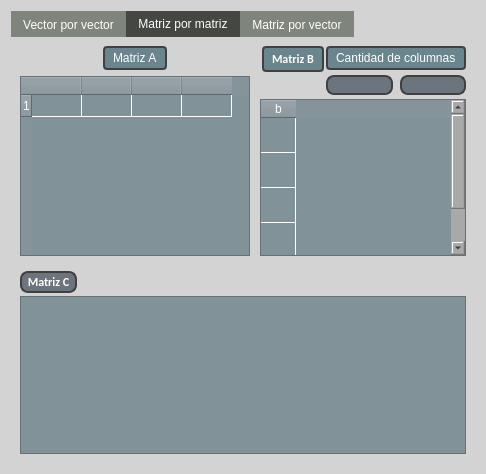
<?xml version="1.0" encoding="UTF-8"?>
<ui version="4.0">
 <class>main_widget</class>
 <widget class="QWidget" name="main_widget">
  <property name="geometry">
   <rect>
    <x>0</x>
    <y>0</y>
    <width>472</width>
    <height>474</height>
   </rect>
  </property>
  <property name="windowTitle">
   <string>Vectores</string>
  </property>
  <property name="windowIcon">
   <iconset resource="qrc_files/resources.qrc">
    <normaloff>:/icon/Images/math.ico</normaloff>:/icon/Images/math.ico</iconset>
  </property>
  <property name="styleSheet">
   <string notr="true">#main_widget{
background-color: #d3d3d3;
font: 700 9pt &quot;Calibri&quot;;
}
QTabWidget:pane{
background-color: #d3d3d3
}
#vector_x_vector_widget,#matrix_x_matrix_widget,#matrix_x_vector_widget{
background-color: #d3d3d3;
}
QTabBar::tab{
background-color: #80857C;
color: white;
}

QTabBar::tab:hover{
background-color: #B0B3AD
}

QTabBar::tab:selected{
background-color:#454742
}

QSpinBox{
color: white;
background-color: #6c757d;
}
QSpinBox:up-button{
image:url(:/icon/Images/arrow_upwards.png);
border-left:0.5px solid #fff;
subcontrol-position:right;
width: 20px;
height: 20px;
}
QSpinBox:down-button{
image:url(:/icon/Images/arrow_downwards.png);
border-right:0.5px solid #fff;
subcontrol-position:left;
width:20px;
height:20px
}
QSpinBox:up-button:hover{
background-color: #5c636f;
}
QSpinBox:down-button:hover{
background-color: #5c636f;
}
QPushButton{
border: 2px solid #404040;
border-radius: 8px;
padding: 1px 5px;
color: #fff;
background-color: #6c757d;
font: 700 9pt &quot;Calibri&quot;;
}

QPushButton:hover{
background-color: #5c636a;
}
QPushButton:pressed {
    border: 4px solid #c0c4c8 
}
QLabel {
    color: #fff;
 background-color: #6a858d; 
    border:2px solid #404040;        
    border-radius: 4px;           
    padding: 2.5px 5px;            
font: 700 9pt &quot;Calibri&quot;;
}

QTableWidget{
background-color: #819299; 
gridline-color: #fff;  
}

QHeaderView{
background-color: #85939a;
color:white;
font: 700 9pt &quot;Calibri&quot;;
}

QHeaderView::section {
background-color: #85939a;
}
QTableCornerButton::section {
background-color: #85939a;
}
QTableWidget::item{
color:#fff
}
QTableWidget::item::hover{
background-color: #B6BEC2
}
QScrollBar {
	background: #a9a9a9;
}</string>
  </property>
  <layout class="QVBoxLayout" name="verticalLayout">
   <item>
    <widget class="QTabWidget" name="tab_widget">
     <property name="currentIndex">
      <number>1</number>
     </property>
     <widget class="QWidget" name="vector_x_vector_widget">
      <attribute name="title">
       <string>Vector por vector</string>
      </attribute>
      <layout class="QVBoxLayout" name="verticalLayout_2" stretch="5,1">
       <property name="leftMargin">
        <number>0</number>
       </property>
       <property name="topMargin">
        <number>0</number>
       </property>
       <property name="rightMargin">
        <number>0</number>
       </property>
       <property name="bottomMargin">
        <number>0</number>
       </property>
       <item>
        <widget class="QWidget" name="vxv_options_widget" native="true">
         <layout class="QHBoxLayout" name="horizontalLayout">
          <property name="leftMargin">
           <number>0</number>
          </property>
          <item>
           <widget class="QWidget" name="vxv_matrix_vector_widget" native="true">
            <layout class="QVBoxLayout" name="verticalLayout_3" stretch="10,100">
             <item>
              <widget class="QWidget" name="vxv_spinbox_widget" native="true">
               <layout class="QVBoxLayout" name="verticalLayout_4">
                <property name="spacing">
                 <number>6</number>
                </property>
                <property name="leftMargin">
                 <number>9</number>
                </property>
                <property name="topMargin">
                 <number>9</number>
                </property>
                <property name="rightMargin">
                 <number>9</number>
                </property>
                <property name="bottomMargin">
                 <number>9</number>
                </property>
                <item alignment="Qt::AlignmentFlag::AlignHCenter">
                 <widget class="QLabel" name="vxv_row_label">
                  <property name="text">
                   <string>Fila de la columna</string>
                  </property>
                 </widget>
                </item>
                <item>
                 <widget class="QSpinBox" name="vxv_row_spinbox">
                  <property name="alignment">
                   <set>Qt::AlignmentFlag::AlignCenter</set>
                  </property>
                 </widget>
                </item>
               </layout>
              </widget>
             </item>
             <item>
              <widget class="QWidget" name="vxv_row_vector_widget" native="true">
               <property name="styleSheet">
                <string notr="true">QTabBar:tab{
max-width:10px;
}</string>
               </property>
               <layout class="QVBoxLayout" name="verticalLayout_5">
                <property name="leftMargin">
                 <number>0</number>
                </property>
                <property name="topMargin">
                 <number>0</number>
                </property>
                <property name="rightMargin">
                 <number>0</number>
                </property>
                <property name="bottomMargin">
                 <number>0</number>
                </property>
                <item alignment="Qt::AlignmentFlag::AlignTop">
                 <widget class="QTableWidget" name="vxv_row_vector">
                  <property name="minimumSize">
                   <size>
                    <width>230</width>
                    <height>0</height>
                   </size>
                  </property>
                  <property name="maximumSize">
                   <size>
                    <width>16777215</width>
                    <height>16777215</height>
                   </size>
                  </property>
                  <property name="styleSheet">
                   <string notr="true"/>
                  </property>
                  <property name="gridStyle">
                   <enum>Qt::PenStyle::SolidLine</enum>
                  </property>
                  <attribute name="horizontalHeaderVisible">
                   <bool>true</bool>
                  </attribute>
                  <attribute name="horizontalHeaderMinimumSectionSize">
                   <number>10</number>
                  </attribute>
                  <attribute name="horizontalHeaderDefaultSectionSize">
                   <number>50</number>
                  </attribute>
                  <attribute name="horizontalHeaderHighlightSections">
                   <bool>false</bool>
                  </attribute>
                  <attribute name="verticalHeaderVisible">
                   <bool>true</bool>
                  </attribute>
                  <attribute name="verticalHeaderDefaultSectionSize">
                   <number>22</number>
                  </attribute>
                  <attribute name="verticalHeaderShowSortIndicator" stdset="0">
                   <bool>false</bool>
                  </attribute>
                  <row/>
                  <column>
                   <property name="text">
                    <string/>
                   </property>
                  </column>
                  <column>
                   <property name="text">
                    <string/>
                   </property>
                  </column>
                  <column>
                   <property name="text">
                    <string/>
                   </property>
                  </column>
                  <column>
                   <property name="text">
                    <string/>
                   </property>
                  </column>
                  <item row="0" column="0">
                   <property name="text">
                    <string/>
                   </property>
                  </item>
                 </widget>
                </item>
               </layout>
              </widget>
             </item>
            </layout>
           </widget>
          </item>
          <item>
           <widget class="QWidget" name="vxv_column_vector_widget" native="true">
            <layout class="QVBoxLayout" name="verticalLayout_6">
             <property name="leftMargin">
              <number>0</number>
             </property>
             <property name="topMargin">
              <number>0</number>
             </property>
             <property name="rightMargin">
              <number>0</number>
             </property>
             <property name="bottomMargin">
              <number>0</number>
             </property>
             <item alignment="Qt::AlignmentFlag::AlignLeft">
              <widget class="QLabel" name="vxv_column_vector_label">
               <property name="text">
                <string>Vector</string>
               </property>
              </widget>
             </item>
             <item>
              <widget class="QTableWidget" name="vxv_column_vector">
               <property name="maximumSize">
                <size>
                 <width>50</width>
                 <height>16777215</height>
                </size>
               </property>
               <attribute name="horizontalHeaderVisible">
                <bool>true</bool>
               </attribute>
               <attribute name="horizontalHeaderMinimumSectionSize">
                <number>10</number>
               </attribute>
               <attribute name="horizontalHeaderDefaultSectionSize">
                <number>35</number>
               </attribute>
               <attribute name="horizontalHeaderHighlightSections">
                <bool>true</bool>
               </attribute>
               <attribute name="verticalHeaderVisible">
                <bool>false</bool>
               </attribute>
               <attribute name="verticalHeaderCascadingSectionResizes">
                <bool>false</bool>
               </attribute>
               <attribute name="verticalHeaderMinimumSectionSize">
                <number>35</number>
               </attribute>
               <attribute name="verticalHeaderDefaultSectionSize">
                <number>35</number>
               </attribute>
               <attribute name="verticalHeaderShowSortIndicator" stdset="0">
                <bool>false</bool>
               </attribute>
               <row>
                <property name="text">
                 <string>Nueva fila</string>
                </property>
               </row>
               <row>
                <property name="text">
                 <string>Nueva fila</string>
                </property>
               </row>
               <row>
                <property name="text">
                 <string>Nueva fila</string>
                </property>
               </row>
               <row>
                <property name="text">
                 <string>Nueva fila</string>
                </property>
               </row>
               <column>
                <property name="text">
                 <string>b</string>
                </property>
               </column>
              </widget>
             </item>
            </layout>
           </widget>
          </item>
         </layout>
        </widget>
       </item>
       <item>
        <widget class="QWidget" name="vxv_solution_widget" native="true">
         <layout class="QHBoxLayout" name="horizontalLayout_2" stretch="5,100">
          <property name="topMargin">
           <number>0</number>
          </property>
          <item>
           <widget class="QWidget" name="vxv_solution_options" native="true">
            <layout class="QHBoxLayout" name="horizontalLayout_3">
             <property name="topMargin">
              <number>0</number>
             </property>
             <item alignment="Qt::AlignmentFlag::AlignLeft">
              <widget class="QPushButton" name="vxv_solve_scalar_button">
               <property name="text">
                <string>Obtener escalar</string>
               </property>
              </widget>
             </item>
             <item alignment="Qt::AlignmentFlag::AlignLeft">
              <widget class="QLabel" name="vxv_scalar_label">
               <property name="maximumSize">
                <size>
                 <width>16777215</width>
                 <height>24</height>
                </size>
               </property>
               <property name="text">
                <string>Valor</string>
               </property>
               <property name="alignment">
                <set>Qt::AlignmentFlag::AlignCenter</set>
               </property>
              </widget>
             </item>
            </layout>
           </widget>
          </item>
          <item>
           <spacer name="vxv_horizontal_spacer">
            <property name="orientation">
             <enum>Qt::Orientation::Horizontal</enum>
            </property>
            <property name="sizeHint" stdset="0">
             <size>
              <width>40</width>
              <height>20</height>
             </size>
            </property>
           </spacer>
          </item>
         </layout>
        </widget>
       </item>
      </layout>
     </widget>
     <widget class="QWidget" name="matrix_x_matrix_widget">
      <attribute name="title">
       <string>Matriz por matriz</string>
      </attribute>
      <layout class="QVBoxLayout" name="verticalLayout_18">
       <item>
        <widget class="QWidget" name="mxm_options_widget" native="true">
         <layout class="QHBoxLayout" name="horizontalLayout_7" stretch="0,0">
          <property name="spacing">
           <number>10</number>
          </property>
          <property name="leftMargin">
           <number>0</number>
          </property>
          <property name="topMargin">
           <number>0</number>
          </property>
          <property name="rightMargin">
           <number>0</number>
          </property>
          <item>
           <widget class="QWidget" name="mxm_matrix_vector_widget" native="true">
            <layout class="QVBoxLayout" name="verticalLayout_13" stretch="10,100">
             <property name="leftMargin">
              <number>0</number>
             </property>
             <property name="topMargin">
              <number>0</number>
             </property>
             <property name="rightMargin">
              <number>0</number>
             </property>
             <property name="bottomMargin">
              <number>0</number>
             </property>
             <item>
              <widget class="QWidget" name="mxm_spinbox_widget" native="true">
               <layout class="QVBoxLayout" name="verticalLayout_14">
                <property name="spacing">
                 <number>6</number>
                </property>
                <property name="leftMargin">
                 <number>0</number>
                </property>
                <property name="topMargin">
                 <number>0</number>
                </property>
                <property name="rightMargin">
                 <number>0</number>
                </property>
                <property name="bottomMargin">
                 <number>0</number>
                </property>
                <item alignment="Qt::AlignmentFlag::AlignHCenter">
                 <widget class="QLabel" name="mxm_row_label">
                  <property name="maximumSize">
                   <size>
                    <width>16777215</width>
                    <height>28</height>
                   </size>
                  </property>
                  <property name="text">
                   <string>Matriz A</string>
                  </property>
                 </widget>
                </item>
               </layout>
              </widget>
             </item>
             <item>
              <widget class="QWidget" name="mxm_a_widget" native="true">
               <property name="styleSheet">
                <string notr="true">QTabBar:tab{
max-width:10px;
}</string>
               </property>
               <layout class="QVBoxLayout" name="verticalLayout_15">
                <property name="leftMargin">
                 <number>0</number>
                </property>
                <property name="topMargin">
                 <number>0</number>
                </property>
                <property name="rightMargin">
                 <number>0</number>
                </property>
                <property name="bottomMargin">
                 <number>0</number>
                </property>
                <item>
                 <widget class="QTableWidget" name="mxm_a_table">
                  <property name="sizePolicy">
                   <sizepolicy hsizetype="Expanding" vsizetype="Expanding">
                    <horstretch>0</horstretch>
                    <verstretch>0</verstretch>
                   </sizepolicy>
                  </property>
                  <property name="minimumSize">
                   <size>
                    <width>230</width>
                    <height>0</height>
                   </size>
                  </property>
                  <property name="maximumSize">
                   <size>
                    <width>16777215</width>
                    <height>16777215</height>
                   </size>
                  </property>
                  <property name="styleSheet">
                   <string notr="true">QTableWidget:item{
max-width:10px;
}</string>
                  </property>
                  <property name="gridStyle">
                   <enum>Qt::PenStyle::SolidLine</enum>
                  </property>
                  <attribute name="horizontalHeaderVisible">
                   <bool>true</bool>
                  </attribute>
                  <attribute name="horizontalHeaderMinimumSectionSize">
                   <number>10</number>
                  </attribute>
                  <attribute name="horizontalHeaderDefaultSectionSize">
                   <number>50</number>
                  </attribute>
                  <attribute name="horizontalHeaderHighlightSections">
                   <bool>false</bool>
                  </attribute>
                  <attribute name="verticalHeaderVisible">
                   <bool>true</bool>
                  </attribute>
                  <attribute name="verticalHeaderDefaultSectionSize">
                   <number>22</number>
                  </attribute>
                  <attribute name="verticalHeaderShowSortIndicator" stdset="0">
                   <bool>false</bool>
                  </attribute>
                  <row/>
                  <column>
                   <property name="text">
                    <string/>
                   </property>
                  </column>
                  <column>
                   <property name="text">
                    <string/>
                   </property>
                  </column>
                  <column>
                   <property name="text">
                    <string/>
                   </property>
                  </column>
                  <column>
                   <property name="text">
                    <string/>
                   </property>
                  </column>
                  <item row="0" column="0">
                   <property name="text">
                    <string/>
                   </property>
                   <property name="flags">
                    <set>ItemIsDragEnabled|ItemIsDropEnabled|ItemIsUserCheckable|ItemIsEnabled</set>
                   </property>
                  </item>
                 </widget>
                </item>
               </layout>
              </widget>
             </item>
            </layout>
           </widget>
          </item>
          <item>
           <widget class="QWidget" name="mxm_column_vector_widget" native="true">
            <layout class="QVBoxLayout" name="verticalLayout_16">
             <property name="spacing">
              <number>4</number>
             </property>
             <property name="leftMargin">
              <number>0</number>
             </property>
             <property name="topMargin">
              <number>0</number>
             </property>
             <property name="rightMargin">
              <number>0</number>
             </property>
             <property name="bottomMargin">
              <number>0</number>
             </property>
             <item>
              <widget class="QWidget" name="mmv_column_vector_options_widget" native="true">
               <layout class="QHBoxLayout" name="horizontalLayout_9">
                <property name="spacing">
                 <number>0</number>
                </property>
                <property name="leftMargin">
                 <number>0</number>
                </property>
                <property name="topMargin">
                 <number>0</number>
                </property>
                <property name="rightMargin">
                 <number>0</number>
                </property>
                <property name="bottomMargin">
                 <number>0</number>
                </property>
                <item alignment="Qt::AlignmentFlag::AlignHCenter|Qt::AlignmentFlag::AlignTop">
                 <widget class="QLabel" name="mxm_column_vector_label">
                  <property name="font">
                   <font>
                    <family>Calibri</family>
                    <pointsize>9</pointsize>
                    <italic>false</italic>
                    <bold>true</bold>
                   </font>
                  </property>
                  <property name="text">
                   <string>Matriz B</string>
                  </property>
                 </widget>
                </item>
                <item alignment="Qt::AlignmentFlag::AlignLeft|Qt::AlignmentFlag::AlignVCenter">
                 <widget class="QWidget" name="mxm_column_widget" native="true">
                  <property name="sizePolicy">
                   <sizepolicy hsizetype="Expanding" vsizetype="Expanding">
                    <horstretch>0</horstretch>
                    <verstretch>0</verstretch>
                   </sizepolicy>
                  </property>
                  <layout class="QVBoxLayout" name="verticalLayout_19">
                   <property name="spacing">
                    <number>5</number>
                   </property>
                   <property name="leftMargin">
                    <number>0</number>
                   </property>
                   <property name="topMargin">
                    <number>0</number>
                   </property>
                   <property name="rightMargin">
                    <number>0</number>
                   </property>
                   <property name="bottomMargin">
                    <number>0</number>
                   </property>
                   <item alignment="Qt::AlignmentFlag::AlignTop">
                    <widget class="QLabel" name="mxm_column_label">
                     <property name="text">
                      <string>Cantidad de columnas</string>
                     </property>
                    </widget>
                   </item>
                   <item>
                    <widget class="QWidget" name="mxm_column_buttons_widget" native="true">
                     <layout class="QHBoxLayout" name="horizontalLayout_10">
                      <property name="spacing">
                       <number>7</number>
                      </property>
                      <property name="leftMargin">
                       <number>0</number>
                      </property>
                      <property name="topMargin">
                       <number>0</number>
                      </property>
                      <property name="rightMargin">
                       <number>0</number>
                      </property>
                      <property name="bottomMargin">
                       <number>0</number>
                      </property>
                      <item>
                       <widget class="QPushButton" name="mxm_add_column_button">
                        <property name="text">
                         <string/>
                        </property>
                        <property name="icon">
                         <iconset resource="qrc_files/resources.qrc">
                          <normaloff>:/icon/Images/plus.png</normaloff>:/icon/Images/plus.png</iconset>
                        </property>
                        <property name="iconSize">
                         <size>
                          <width>12</width>
                          <height>16</height>
                         </size>
                        </property>
                       </widget>
                      </item>
                      <item>
                       <widget class="QPushButton" name="mxm_substract_column_button">
                        <property name="text">
                         <string/>
                        </property>
                        <property name="icon">
                         <iconset resource="qrc_files/resources.qrc">
                          <normaloff>:/icon/Images/substract.png</normaloff>:/icon/Images/substract.png</iconset>
                        </property>
                        <property name="iconSize">
                         <size>
                          <width>12</width>
                          <height>16</height>
                         </size>
                        </property>
                       </widget>
                      </item>
                     </layout>
                    </widget>
                   </item>
                  </layout>
                 </widget>
                </item>
               </layout>
              </widget>
             </item>
             <item>
              <widget class="QTableWidget" name="mxm_b_table">
               <property name="maximumSize">
                <size>
                 <width>16777215</width>
                 <height>16777215</height>
                </size>
               </property>
               <attribute name="horizontalHeaderVisible">
                <bool>true</bool>
               </attribute>
               <attribute name="horizontalHeaderMinimumSectionSize">
                <number>10</number>
               </attribute>
               <attribute name="horizontalHeaderDefaultSectionSize">
                <number>35</number>
               </attribute>
               <attribute name="horizontalHeaderHighlightSections">
                <bool>true</bool>
               </attribute>
               <attribute name="verticalHeaderVisible">
                <bool>false</bool>
               </attribute>
               <attribute name="verticalHeaderCascadingSectionResizes">
                <bool>false</bool>
               </attribute>
               <attribute name="verticalHeaderMinimumSectionSize">
                <number>35</number>
               </attribute>
               <attribute name="verticalHeaderDefaultSectionSize">
                <number>35</number>
               </attribute>
               <attribute name="verticalHeaderShowSortIndicator" stdset="0">
                <bool>false</bool>
               </attribute>
               <row>
                <property name="text">
                 <string>Nueva fila</string>
                </property>
               </row>
               <row>
                <property name="text">
                 <string>Nueva fila</string>
                </property>
               </row>
               <row>
                <property name="text">
                 <string>Nueva fila</string>
                </property>
               </row>
               <row>
                <property name="text">
                 <string>Nueva fila</string>
                </property>
               </row>
               <column>
                <property name="text">
                 <string>b</string>
                </property>
               </column>
              </widget>
             </item>
            </layout>
           </widget>
          </item>
         </layout>
        </widget>
       </item>
       <item>
        <widget class="QWidget" name="mxm_solution_widget" native="true">
         <layout class="QVBoxLayout" name="verticalLayout_17">
          <property name="spacing">
           <number>3</number>
          </property>
          <property name="leftMargin">
           <number>0</number>
          </property>
          <property name="topMargin">
           <number>0</number>
          </property>
          <property name="rightMargin">
           <number>0</number>
          </property>
          <property name="bottomMargin">
           <number>0</number>
          </property>
          <item alignment="Qt::AlignmentFlag::AlignLeft">
           <widget class="QWidget" name="mxm_solution_button_widget" native="true">
            <layout class="QVBoxLayout" name="verticalLayout_20">
             <property name="spacing">
              <number>0</number>
             </property>
             <property name="leftMargin">
              <number>0</number>
             </property>
             <property name="topMargin">
              <number>0</number>
             </property>
             <property name="rightMargin">
              <number>0</number>
             </property>
             <property name="bottomMargin">
              <number>0</number>
             </property>
             <item>
              <widget class="QPushButton" name="mxm_solution_button">
               <property name="font">
                <font>
                 <family>Calibri</family>
                 <pointsize>9</pointsize>
                 <italic>false</italic>
                 <bold>true</bold>
                </font>
               </property>
               <property name="text">
                <string>Matriz C</string>
               </property>
              </widget>
             </item>
            </layout>
           </widget>
          </item>
          <item>
           <widget class="QTableWidget" name="mxm_c_matrix"/>
          </item>
         </layout>
        </widget>
       </item>
      </layout>
     </widget>
     <widget class="QWidget" name="matrix_x_vector_widget">
      <property name="accessibleName">
       <string>asd</string>
      </property>
      <attribute name="title">
       <string>Matriz por vector</string>
      </attribute>
      <layout class="QVBoxLayout" name="verticalLayout_7" stretch="100,5">
       <item>
        <widget class="QWidget" name="mxv_options_widget" native="true">
         <layout class="QHBoxLayout" name="horizontalLayout_6" stretch="100,50">
          <property name="spacing">
           <number>20</number>
          </property>
          <property name="leftMargin">
           <number>0</number>
          </property>
          <property name="rightMargin">
           <number>0</number>
          </property>
          <item>
           <widget class="QWidget" name="mxv_matrix_vector_widget" native="true">
            <layout class="QVBoxLayout" name="verticalLayout_8" stretch="10,100">
             <property name="leftMargin">
              <number>0</number>
             </property>
             <property name="topMargin">
              <number>0</number>
             </property>
             <property name="rightMargin">
              <number>0</number>
             </property>
             <property name="bottomMargin">
              <number>0</number>
             </property>
             <item>
              <widget class="QWidget" name="mxv_spinbox_widget" native="true">
               <layout class="QVBoxLayout" name="verticalLayout_9">
                <property name="spacing">
                 <number>6</number>
                </property>
                <property name="leftMargin">
                 <number>0</number>
                </property>
                <property name="topMargin">
                 <number>0</number>
                </property>
                <property name="rightMargin">
                 <number>0</number>
                </property>
                <property name="bottomMargin">
                 <number>0</number>
                </property>
                <item alignment="Qt::AlignmentFlag::AlignHCenter">
                 <widget class="QLabel" name="mxv_row_label">
                  <property name="text">
                   <string>Matriz</string>
                  </property>
                 </widget>
                </item>
               </layout>
              </widget>
             </item>
             <item>
              <widget class="QWidget" name="mxv_row_vector_widget" native="true">
               <property name="styleSheet">
                <string notr="true">QTabBar:tab{
max-width:10px;
}</string>
               </property>
               <layout class="QVBoxLayout" name="verticalLayout_10">
                <property name="leftMargin">
                 <number>0</number>
                </property>
                <property name="topMargin">
                 <number>0</number>
                </property>
                <property name="rightMargin">
                 <number>0</number>
                </property>
                <property name="bottomMargin">
                 <number>0</number>
                </property>
                <item>
                 <widget class="QTableWidget" name="mxv_row_vector">
                  <property name="minimumSize">
                   <size>
                    <width>230</width>
                    <height>0</height>
                   </size>
                  </property>
                  <property name="maximumSize">
                   <size>
                    <width>16777215</width>
                    <height>16777215</height>
                   </size>
                  </property>
                  <property name="styleSheet">
                   <string notr="true">QTableWidget:item{
max-width:10px;
}</string>
                  </property>
                  <property name="gridStyle">
                   <enum>Qt::PenStyle::SolidLine</enum>
                  </property>
                  <attribute name="horizontalHeaderVisible">
                   <bool>true</bool>
                  </attribute>
                  <attribute name="horizontalHeaderMinimumSectionSize">
                   <number>10</number>
                  </attribute>
                  <attribute name="horizontalHeaderDefaultSectionSize">
                   <number>50</number>
                  </attribute>
                  <attribute name="horizontalHeaderHighlightSections">
                   <bool>false</bool>
                  </attribute>
                  <attribute name="verticalHeaderVisible">
                   <bool>true</bool>
                  </attribute>
                  <attribute name="verticalHeaderDefaultSectionSize">
                   <number>22</number>
                  </attribute>
                  <attribute name="verticalHeaderShowSortIndicator" stdset="0">
                   <bool>false</bool>
                  </attribute>
                  <row/>
                  <column>
                   <property name="text">
                    <string/>
                   </property>
                  </column>
                  <column>
                   <property name="text">
                    <string/>
                   </property>
                  </column>
                  <column>
                   <property name="text">
                    <string/>
                   </property>
                  </column>
                  <column>
                   <property name="text">
                    <string/>
                   </property>
                  </column>
                  <item row="0" column="0">
                   <property name="text">
                    <string/>
                   </property>
                   <property name="flags">
                    <set>ItemIsDragEnabled|ItemIsDropEnabled|ItemIsUserCheckable|ItemIsEnabled</set>
                   </property>
                  </item>
                 </widget>
                </item>
               </layout>
              </widget>
             </item>
            </layout>
           </widget>
          </item>
          <item>
           <widget class="QWidget" name="mxv_column_vector_widget" native="true">
            <layout class="QVBoxLayout" name="verticalLayout_11">
             <property name="spacing">
              <number>4</number>
             </property>
             <property name="leftMargin">
              <number>0</number>
             </property>
             <property name="topMargin">
              <number>0</number>
             </property>
             <property name="rightMargin">
              <number>0</number>
             </property>
             <property name="bottomMargin">
              <number>0</number>
             </property>
             <item>
              <widget class="QWidget" name="mxv_column_vector_options_widget" native="true">
               <layout class="QHBoxLayout" name="horizontalLayout_8">
                <property name="leftMargin">
                 <number>0</number>
                </property>
                <property name="topMargin">
                 <number>0</number>
                </property>
                <property name="rightMargin">
                 <number>0</number>
                </property>
                <property name="bottomMargin">
                 <number>0</number>
                </property>
                <item>
                 <widget class="QPushButton" name="mxv_column_substact_vector_button">
                  <property name="text">
                   <string/>
                  </property>
                  <property name="icon">
                   <iconset resource="qrc_files/resources.qrc">
                    <normaloff>:/icon/Images/substract.png</normaloff>:/icon/Images/substract.png</iconset>
                  </property>
                 </widget>
                </item>
                <item>
                 <widget class="QLabel" name="mxv_column_vector_label">
                  <property name="text">
                   <string>Vectores</string>
                  </property>
                 </widget>
                </item>
                <item>
                 <widget class="QPushButton" name="mxv_column_add_vector_button">
                  <property name="text">
                   <string/>
                  </property>
                  <property name="icon">
                   <iconset resource="qrc_files/resources.qrc">
                    <normaloff>:/icon/Images/plus.png</normaloff>:/icon/Images/plus.png</iconset>
                  </property>
                 </widget>
                </item>
               </layout>
              </widget>
             </item>
             <item>
              <widget class="QTableWidget" name="mxv_column_vector_table">
               <property name="maximumSize">
                <size>
                 <width>16777215</width>
                 <height>16777215</height>
                </size>
               </property>
               <attribute name="horizontalHeaderVisible">
                <bool>true</bool>
               </attribute>
               <attribute name="horizontalHeaderMinimumSectionSize">
                <number>10</number>
               </attribute>
               <attribute name="horizontalHeaderDefaultSectionSize">
                <number>35</number>
               </attribute>
               <attribute name="horizontalHeaderHighlightSections">
                <bool>true</bool>
               </attribute>
               <attribute name="verticalHeaderVisible">
                <bool>false</bool>
               </attribute>
               <attribute name="verticalHeaderCascadingSectionResizes">
                <bool>false</bool>
               </attribute>
               <attribute name="verticalHeaderMinimumSectionSize">
                <number>35</number>
               </attribute>
               <attribute name="verticalHeaderDefaultSectionSize">
                <number>35</number>
               </attribute>
               <attribute name="verticalHeaderShowSortIndicator" stdset="0">
                <bool>false</bool>
               </attribute>
               <row>
                <property name="text">
                 <string>Nueva fila</string>
                </property>
               </row>
               <row>
                <property name="text">
                 <string>Nueva fila</string>
                </property>
               </row>
               <row>
                <property name="text">
                 <string>Nueva fila</string>
                </property>
               </row>
               <row>
                <property name="text">
                 <string>Nueva fila</string>
                </property>
               </row>
               <column>
                <property name="text">
                 <string>b</string>
                </property>
               </column>
              </widget>
             </item>
            </layout>
           </widget>
          </item>
         </layout>
        </widget>
       </item>
       <item>
        <widget class="QWidget" name="mxv_solution_widget" native="true">
         <layout class="QHBoxLayout" name="horizontalLayout_4">
          <property name="topMargin">
           <number>0</number>
          </property>
          <item>
           <widget class="QWidget" name="mxv_solution_button_widget" native="true">
            <layout class="QVBoxLayout" name="verticalLayout_12">
             <property name="leftMargin">
              <number>0</number>
             </property>
             <property name="topMargin">
              <number>0</number>
             </property>
             <property name="rightMargin">
              <number>0</number>
             </property>
             <property name="bottomMargin">
              <number>0</number>
             </property>
             <item alignment="Qt::AlignmentFlag::AlignHCenter">
              <widget class="QPushButton" name="mxv_solution_button">
               <property name="text">
                <string>Escalares</string>
               </property>
              </widget>
             </item>
            </layout>
           </widget>
          </item>
         </layout>
        </widget>
       </item>
      </layout>
     </widget>
    </widget>
   </item>
  </layout>
 </widget>
 <resources>
  <include location="qrc_files/resources.qrc"/>
 </resources>
 <connections/>
</ui>
